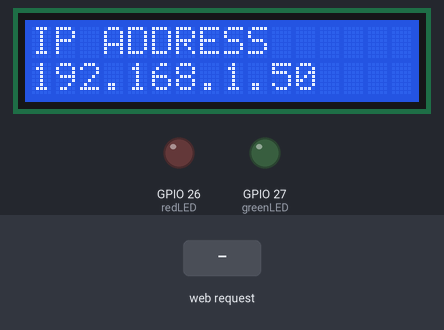
The sketch below on a simulated ESP32. On the bench: 16×2 character LCD, output pins drawn as LEDs (lit = HIGH). The test bench sets the inputs (shaded band). WiFi joins after 1.5 s; servers stay silent unless stated; storage starts empty; random numbers use the default seed unless the sketch sets one; what the sketch prints to the serial monitor is not drawn.

Above: at 2.8 s.
2.9 s: HTTP request GET /add? received
At 3.3 s:
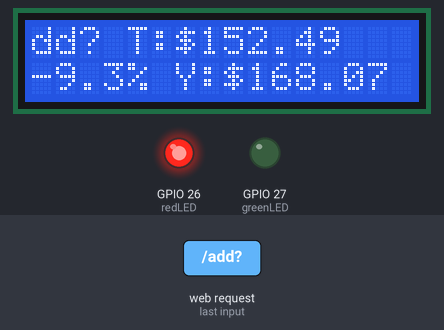
At 7.95 s:
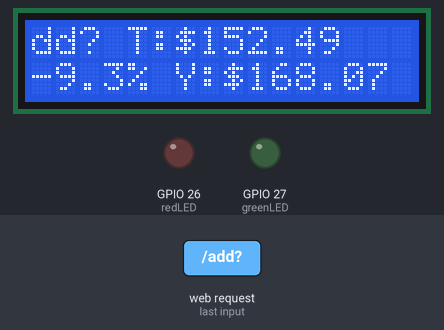
Timing chart, 0 to 9.5 s (numbered marks = the images above; inputs shaded):
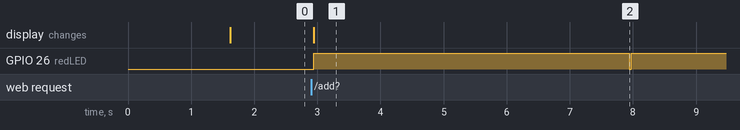

The sketch:

stocktracker.ino
```cpp
#include <WiFi.h>
#include <LiquidCrystal_I2C.h>
#include <vector>
#include <FS.h>
#include <SPIFFS.h>

// Wi-Fi credentials
const char* ssid = "ssid";
const char* password = "pass";

WiFiServer server(80);

// LED pins
const int greenLED = 27;
const int redLED = 26;

// Set up the LCD number of columns and rows
int lcdColumns = 16;
int lcdRows = 2;
LiquidCrystal_I2C lcd(0x27, lcdColumns, lcdRows);

// Structure to store stock data
struct Stock {
  String ticker;
  float yesterdayPrice;
  float todayPrice;
};

// List of stocks
std::vector<Stock> stocks;

// Flag to control looping
bool loopEnabled = false;  // Start with the loop disabled
size_t currentStockIndex = 0;  // Index for looping through stocks
bool lcdOn = true;  // LCD is on by default

// Scrolling variables
unsigned long lastScrollTime = 0;
int scrollPosition = 0;
const int scrollSpeed = 300;  // Time between scroll updates in milliseconds

void setup() {
  // Initialize serial communication
  Serial.begin(115200);

  // Initialize the LEDs as outputs
  pinMode(greenLED, OUTPUT);
  pinMode(redLED, OUTPUT);
  digitalWrite(greenLED, LOW);
  digitalWrite(redLED, LOW);

  // Initialize the LCD
  lcd.init();
  lcd.backlight();

  // Initialize SPIFFS
  if (!SPIFFS.begin(true)) {
    Serial.println("An error occurred while mounting SPIFFS.");
    return;
  }

  // Load stocks from SPIFFS
  loadStocksFromSPIFFS();

  // Connect to Wi-Fi
  Serial.print("Connecting to ");
  Serial.println(ssid);
  WiFi.begin(ssid, password);
  while (WiFi.status() != WL_CONNECTED) {
    delay(500);
    Serial.print(".");
  }
  Serial.println("");
  Serial.println("WiFi connected.");
  Serial.print("IP address: ");
  Serial.println(WiFi.localIP());

  // Start the server
  server.begin();

  // Show IP address on LCD
  showIPAddress();
}

void saveStocksToSPIFFS() {
  File file = SPIFFS.open("/stocks.txt", FILE_WRITE);
  if (!file) {
    Serial.println("Failed to open file for writing.");
    return;
  }
  for (const Stock& stock : stocks) {
    file.printf("%s,%f,%f\n", stock.ticker.c_str(), stock.yesterdayPrice, stock.todayPrice);
  }
  file.close();
}

void loadStocksFromSPIFFS() {
  File file = SPIFFS.open("/stocks.txt", FILE_READ);
  if (!file) {
    Serial.println("Failed to open file for reading.");
    return;
  }
  stocks.clear();
  while (file.available()) {
    String line = file.readStringUntil('\n');
    int commaIndex1 = line.indexOf(',');
    int commaIndex2 = line.indexOf(',', commaIndex1 + 1);
    if (commaIndex1 > 0 && commaIndex2 > commaIndex1) {
      String ticker = line.substring(0, commaIndex1);
      float yesterdayPrice = line.substring(commaIndex1 + 1, commaIndex2).toFloat();
      float todayPrice = line.substring(commaIndex2 + 1).toFloat();
      stocks.push_back({ticker, yesterdayPrice, todayPrice});
    }
  }
  file.close();
}

void showIPAddress() {
  lcd.clear();
  lcd.setCursor(0, 0);
  lcd.print("IP ADDRESS");
  lcd.setCursor(0, 1);
  lcd.print(WiFi.localIP().toString());
}

void handleClient() {
  WiFiClient client = server.available();
  if (!client) {
    return;
  }

  String currentLine = "";
  String request = "";
  while (client.connected() && client.available()) {
    char c = client.read();
    request += c;
    if (c == '\n') {
      if (currentLine.length() == 0) {
        // Process the request
        if (request.indexOf("GET /add?") >= 0) {
          int start = request.indexOf("ticker=") + 7;
          int end = request.indexOf(" ", start);
          String ticker = request.substring(start, end);
          // Add dummy stock data (replace this with real API call)
          stocks.push_back({ticker, random(10000, 20000) / 100.0, random(10000, 20000) / 100.0});
          saveStocksToSPIFFS();  // Save updated stock list
          loopEnabled = true;    // Start loop when a ticker is added
        } else if (request.indexOf("GET /delete?") >= 0) {
          int start = request.indexOf("ticker=") + 7;
          int end = request.indexOf(" ", start);
          String ticker = request.substring(start, end);
          // Remove the stock ticker
          stocks.erase(std::remove_if(stocks.begin(), stocks.end(), [&ticker](Stock& s) { return s.ticker == ticker; }), stocks.end());
          saveStocksToSPIFFS();  // Save updated stock list
          loopEnabled = true;    // Start loop when a ticker is deleted
        } else if (request.indexOf("GET /start") >= 0) {
          loopEnabled = true;
        } else if (request.indexOf("GET /stop") >= 0) {
          loopEnabled = false;
          // Show IP address on LCD
          showIPAddress();
        } else if (request.indexOf("GET /lcd_on") >= 0) {
          lcd.backlight();  // Turn on LCD backlight
          lcdOn = true;
        } else if (request.indexOf("GET /lcd_off") >= 0) {
          lcd.noBacklight();  // Turn off LCD backlight
          lcdOn = false;
        }

        // Send the HTTP response
        client.println("HTTP/1.1 200 OK");
        client.println("Content-type:text/html");
        client.println();

        client.println("<!DOCTYPE html><html>");
        client.println("<head><title>Stock Controller</title></head>");
        client.println("<body><h1>Stock Controller</h1>");
        client.println("<form action='/add'>Add Ticker: <input type='text' name='ticker'><input type='submit' value='Add'></form>");
        client.println("<form action='/delete'>Delete Ticker: <input type='text' name='ticker'><input type='submit' value='Delete'></form>");
        client.println("<a href='/start'>Start Loop</a><br>");
        client.println("<a href='/stop'>Stop Loop</a><br>");
        client.println("<a href='/lcd_on'>Turn LCD On</a><br>");
        client.println("<a href='/lcd_off'>Turn LCD Off</a><br>");
        client.println("<h2>Current Stocks</h2><ul>");
        for (const Stock& stock : stocks) {
          client.println("<li>" + stock.ticker + " - Yesterday: $" + String(stock.yesterdayPrice, 2) + " - Today: $" + String(stock.todayPrice, 2) + "</li>");
        }
        client.println("</ul></body></html>");

        break;
      } else {
        currentLine = "";
      }
    } else if (c != '\r') {
      currentLine += c;
    }
  }

  // Close the connection
  client.stop();
}

void loop() {
  handleClient();

  if (loopEnabled) {
    if (!stocks.empty()) {
      size_t stockCount = stocks.size();
      Stock& stock = stocks[currentStockIndex];

      // Print the stock ticker and prices to the Serial Monitor
      Serial.print("Stock: ");
      Serial.print(stock.ticker);
      Serial.print(" | Yesterday: $");
      Serial.print(stock.yesterdayPrice, 2);
      Serial.print(" | Today: $");
      Serial.println(stock.todayPrice, 2);

      // Calculate the percentage change
      float percentChange = ((stock.todayPrice - stock.yesterdayPrice) / stock.yesterdayPrice) * 100;

      // Display the stock ticker and prices on the LCD if enabled
      if (lcdOn) {
        lcd.clear();
        lcd.setCursor(0, 0);
        // First line: Stock ticker and today's price
        String firstLine = stock.ticker + " T:$" + String(stock.todayPrice, 2);
        if (firstLine.length() > lcdColumns) {
          firstLine = firstLine.substring(0, lcdColumns);
        }
        lcd.print(firstLine);

        // Second line: Percentage change and yesterday's price
        String secondLine = String(percentChange, 1) + "% Y:$" + String(stock.yesterdayPrice, 2);

        // Handle scrolling for the second line
        if (secondLine.length() > lcdColumns) {
          unsigned long currentTime = millis();
          if (currentTime - lastScrollTime >= scrollSpeed) {
            lastScrollTime = currentTime;
            scrollPosition = (scrollPosition + 1) % (secondLine.length() - lcdColumns + 1);
          }
          String displayText = secondLine.substring(scrollPosition, scrollPosition + lcdColumns);
          lcd.setCursor(0, 1);
          lcd.print(displayText);
        } else {
          lcd.setCursor(0, 1);
          lcd.print(secondLine);
        }
      }

      // Check if the stock is up or down
      if (stock.todayPrice > stock.yesterdayPrice) {
        // Stock is up
        digitalWrite(greenLED, HIGH);
        digitalWrite(redLED, LOW);
        Serial.println("Stock is up!");
      } else {
        // Stock is down
        digitalWrite(greenLED, LOW);
        digitalWrite(redLED, HIGH);
        Serial.println("Stock is down!");
      }

      // Wait for a few seconds before checking the next stock
      delay(5000);

      // Turn off LEDs before displaying the next stock
      digitalWrite(greenLED, LOW);
      digitalWrite(redLED, LOW);

      // Move to the next stock ticker
      currentStockIndex = (currentStockIndex + 1) % stockCount;
    } else {
      // No stocks, show a message on the LCD if enabled
      if (lcdOn) {
        lcd.clear();
        lcd.setCursor(0, 0);
        lcd.print("No stocks to show");
        lcd.setCursor(0, 1);
        lcd.print("Waiting...");
      }
      delay(5000);  // Wait before the next loop iteration

      // Reset the index and show the IP address
      currentStockIndex = 0;
      if (lcdOn) {
        lcd.clear();
        showIPAddress();
      }
      loopEnabled = false;  // Stop the loop to prevent continuous error state
    }
  }
}
```

Measured:
- after the input at 2.9 s, GPIO 26 (redLED): LOW → HIGH at once, → LOW 5.0 s later, → HIGH 0.03 s later; the display: changes at once (image 1)
